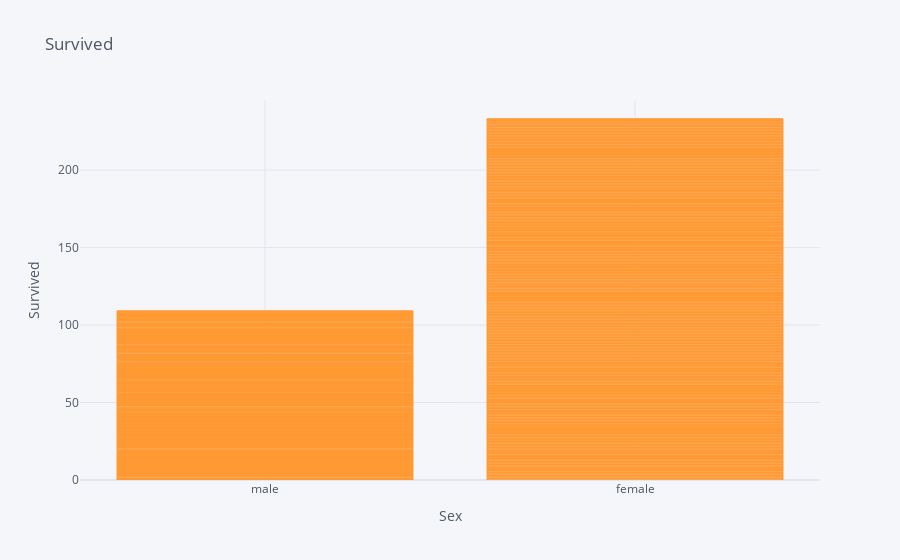

Here is the notebook cell this chart was saved with:
### Code cell
#titanic=sns.load_dataset('titanic')
#titanic.iplot(kind='bar',x='sex' ,y='survived', title='Survived',xTitle="Sex",yTitle="Survived")

### Figure 1 — Plotly figure (JSON) as saved in the notebook; plotly's stock layout.template omitted (floating-point values rounded to 4 significant figures; data arrays with more than 128 entries replaced by an {"elided": "..."} marker saying what was removed)
{"data": [{"marker": {"color": "rgba(255, 153, 51, 0.6)", "line": {"color": "rgba(255, 153, 51, 1.0)", "width": 1}}, "name": "survived", "orientation": "v", "text": "", "type": "bar", "x": {"elided": "891 str values"}, "y": {"elided": "891 int values"}}], "layout": {"legend": {"bgcolor": "#F5F6F9", "font": {"color": "#4D5663"}}, "paper_bgcolor": "#F5F6F9", "plot_bgcolor": "#F5F6F9", "title": {"font": {"color": "#4D5663"}, "text": "Survived"}, "xaxis": {"gridcolor": "#E1E5ED", "showgrid": true, "tickfont": {"color": "#4D5663"}, "title": {"font": {"color": "#4D5663"}, "text": "Sex"}, "zerolinecolor": "#E1E5ED"}, "yaxis": {"gridcolor": "#E1E5ED", "showgrid": true, "tickfont": {"color": "#4D5663"}, "title": {"font": {"color": "#4D5663"}, "text": "Survived"}, "zerolinecolor": "#E1E5ED"}}}
